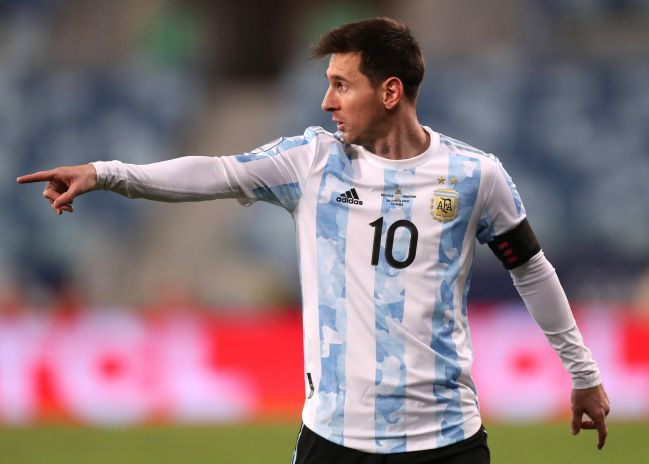
#> input picture messi.jpg, 649 x 464 px
$ python mask_demo.py
#> lines starting #> are read from the running program, lines starting #| are printed output that depends on the picture; after the words box and inside, x2 and y2 are one past the last pixel; in counts of white or black regions, pixels touching at a corner belong together
import cv2
import numpy as np

img=cv2.imread('messi.jpg')
#> img is the input picture: shape (464, 649, 3); mean B, G, R 123, 117.3, 136.9

roi = img[:100,:100]
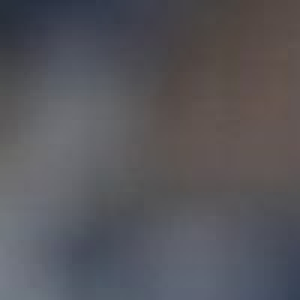
#> roi: shape (100, 100, 3) (shown 3 times larger); mean B, G, R 90.8, 85.8, 86.7

red=np.ones(roi.shape,dtype=roi.dtype)

red[:]=[0,0,255]

mask = np.zeros(roi.shape[:2],dtype=np.uint8)

mask_inv=cv2.bitwise_not(mask)
#> mask: shape (100, 100); every value is 0

black = cv2.bitwise_and(roi,roi,mask=mask)
#> black: shape (100, 100, 3); every value is 0
white = cv2.bitwise_and(roi,roi,mask=mask_inv)

combo = cv2.add(red,black)
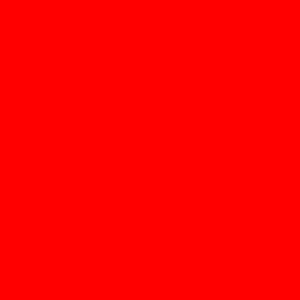
#> combo: shape (100, 100, 3) (shown 3 times larger); mean B, G, R 0, 0, 255

img[:100,:100]=combo
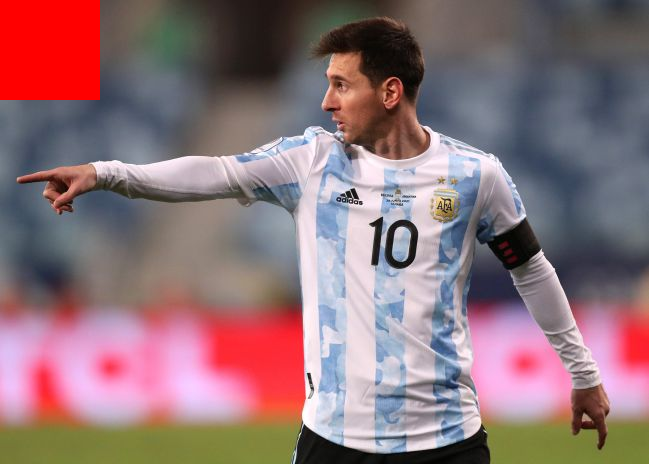
#> img: shape (464, 649, 3); 3.32% of pixels changed, all inside (x1, y1, x2, y2) = (0, 0, 100, 100)

cv2.imshow('mask',img)
cv2.waitKey()
cv2.destroyAllWindows()
